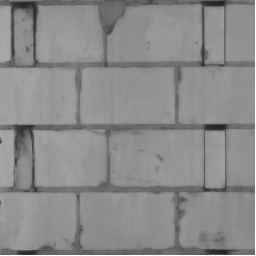
#> input picture dataset/test_set/acf_alv/img_0.jpeg, 256 x 256 px; its folder holds only this picture in this run
$ python datasetx4.py
#> lines starting #> are read from the running program, lines starting #| are printed output that depends on the picture
import cv2
import os
import sys
import glob

def split_and_save_quadrants(image_path, output_directory):
#> called with image_path = 'dataset/test_set/acf_alv/img_0.jpeg', output_directory = 'dataset/test_set_4x_v2/acf_alv/'
    img = cv2.imread(image_path)
#> img is the input picture: shape (256, 256, 3); min 35, max 255, mean 139.3
    if img is None:
        print(f"Error reading image: {image_path}")
        return

    height, width, _ = img.shape
#> height = 256; width = 256
    if height % 2 != 0 or width % 2 != 0:
        print(f"Image dimensions must be even for proper splitting: {image_path}")
        return

    half_height = height // 2
#> half_height = 128
    half_width = width // 2
#> half_width = 128

    half_half_width = half_width // 2
#> half_half_width = 64
    half_half_height = half_height // 2
#> half_half_height = 64

    quadrants = [
        img[:half_height, :half_width],
        img[:half_height, half_width:],
        img[half_height:, :half_width],
        img[half_height:, half_width:],
        img[half_half_height:-half_half_height, half_half_width:-half_half_width]
    ]

    original_name, extension = os.path.splitext(os.path.basename(image_path))
    extension = ".jpeg"

    if not os.path.exists(output_directory):
        os.makedirs(output_directory)

    for i, quadrant in enumerate(quadrants):
        quadrant_name = f"{original_name}_{i}{extension}"
        quadrant_path = os.path.join(os.path.dirname(output_directory), quadrant_name)

        cv2.imwrite(quadrant_path, quadrant)
        print(f"Quadrant {i} saved at: {quadrant_path}")
#> this loop made 5 passes
#> quadrant_name on passes 1 to 5: 'img_0_0.jpeg', 'img_0_1.jpeg', 'img_0_2.jpeg', 'img_0_3.jpeg', 'img_0_4.jpeg'
#| Quadrant 0 saved at: dataset/test_set_4x_v2/acf_alv/img_0_0.jpeg
#| Quadrant 1 saved at: dataset/test_set_4x_v2/acf_alv/img_0_1.jpeg
#| Quadrant 2 saved at: dataset/test_set_4x_v2/acf_alv/img_0_2.jpeg
#| Quadrant 3 saved at: dataset/test_set_4x_v2/acf_alv/img_0_3.jpeg
#| Quadrant 4 saved at: dataset/test_set_4x_v2/acf_alv/img_0_4.jpeg
#> pass 1, in split_and_save_quadrants, `cv2.imwrite(quadrant_path, quadrant)`:
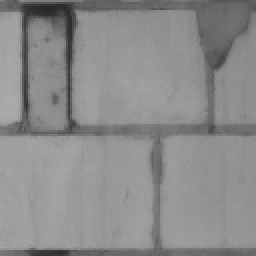
#> saved as img_0_0.jpeg: shape (128, 128, 3) (shown 2 times larger); min 38, max 172, mean 139.7
#> pass 2, in split_and_save_quadrants, `cv2.imwrite(quadrant_path, quadrant)`:
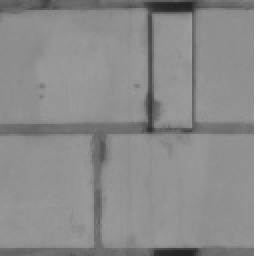
#> saved as img_0_1.jpeg: shape (128, 128, 3) (shown 2 times larger); min 35, max 255, mean 139.3

def process_images_in_directory(directory_path, output_directory):
    image_files = glob.glob(os.path.join(directory_path, '*.jpg'))
    image_files += glob.glob(os.path.join(directory_path, '*.jpeg'))

    if not image_files:
        print(f"No JPG images found in directory: {directory_path}")
        return

    for image_path in image_files:
        print(f"Processing image: {image_path}")
        split_and_save_quadrants(image_path, output_directory)

if __name__ == "__main__":


    dirs = [
        ["dataset/test_set/acf_alv/", "dataset/test_set_4x_v2/acf_alv/"],
        ["dataset/test_set/acf_chap/", "dataset/test_set_4x_v2/acf_chap/"],
        ["dataset/test_set/reboco/", "dataset/test_set_4x_v2/reboco/"],
        ["dataset/test_set/tijolo_alv/", "dataset/test_set_4x_v2/tijolo_alv/"],
        ["dataset/test_set/tijolo_chap/", "dataset/test_set_4x_v2/tijolo_chap/"],
        ["dataset/train_set/acf_alv/", "dataset/train_set_4x_v2/acf_alv/"],
        ["dataset/train_set/acf_chap/", "dataset/train_set_4x_v2/acf_chap/"],
        ["dataset/train_set/reboco/", "dataset/train_set_4x_v2/reboco/"],
        ["dataset/train_set/tijolo_alv/", "dataset/train_set_4x_v2/tijolo_alv/"],
        ["dataset/train_set/tijolo_chap/", "dataset/train_set_4x_v2/tijolo_chap/"],
    ]

    for dir in dirs:
        images_directory = dir[0]
        output_directory = dir[1]
        process_images_in_directory(images_directory, output_directory)
